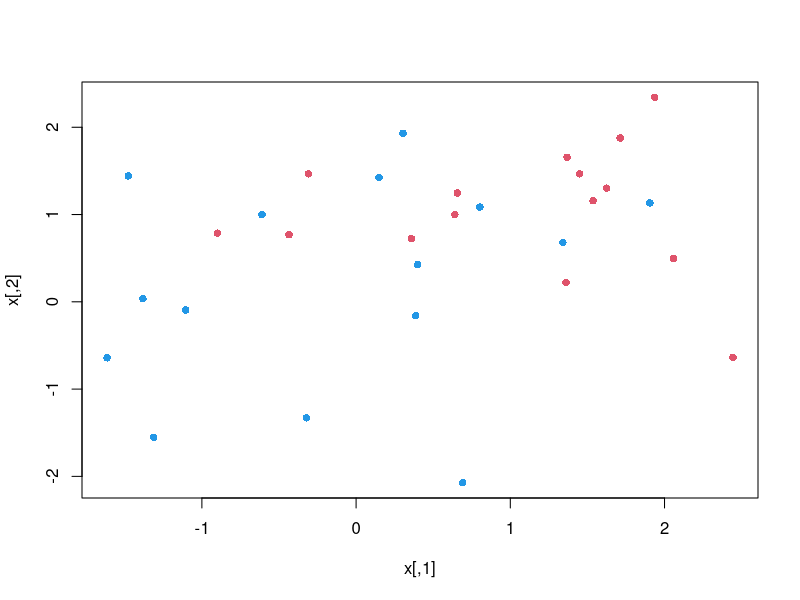
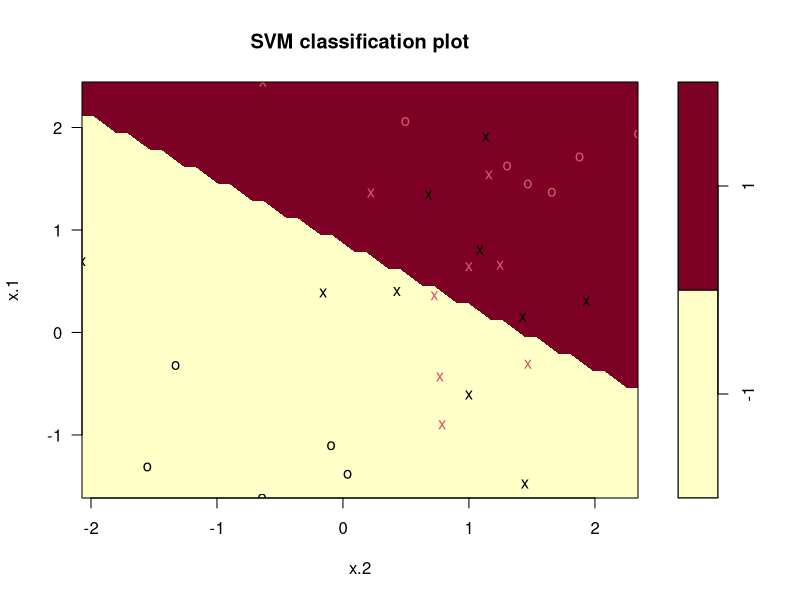
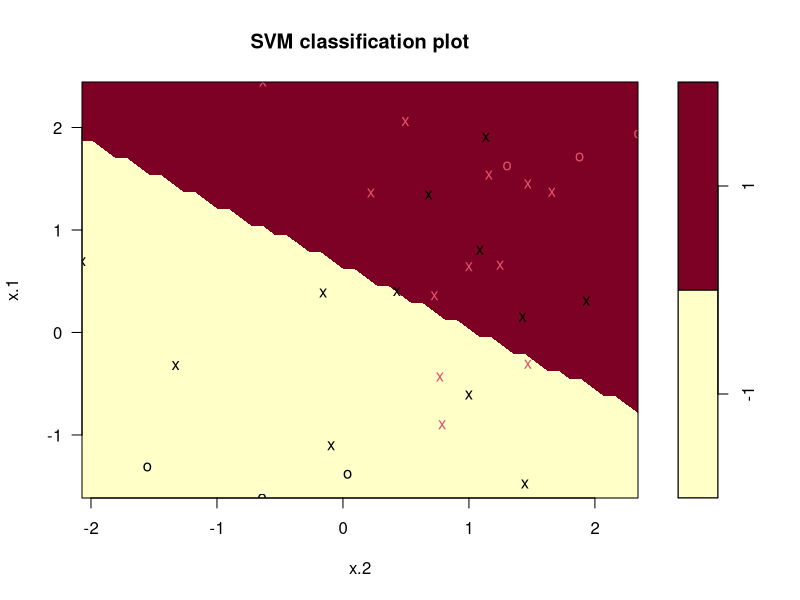
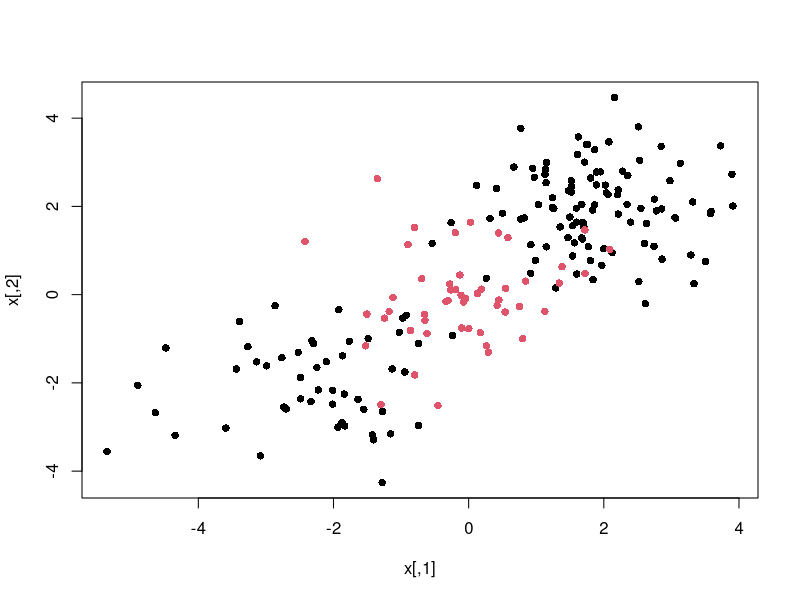
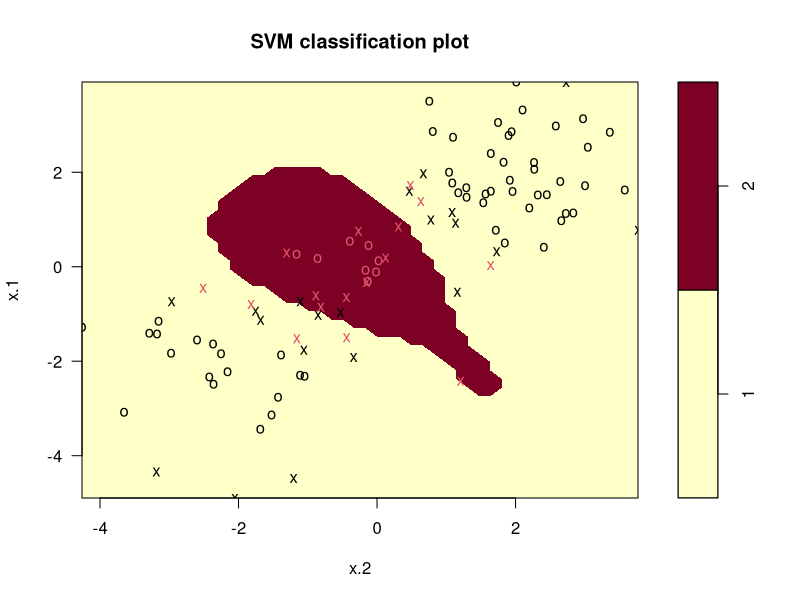
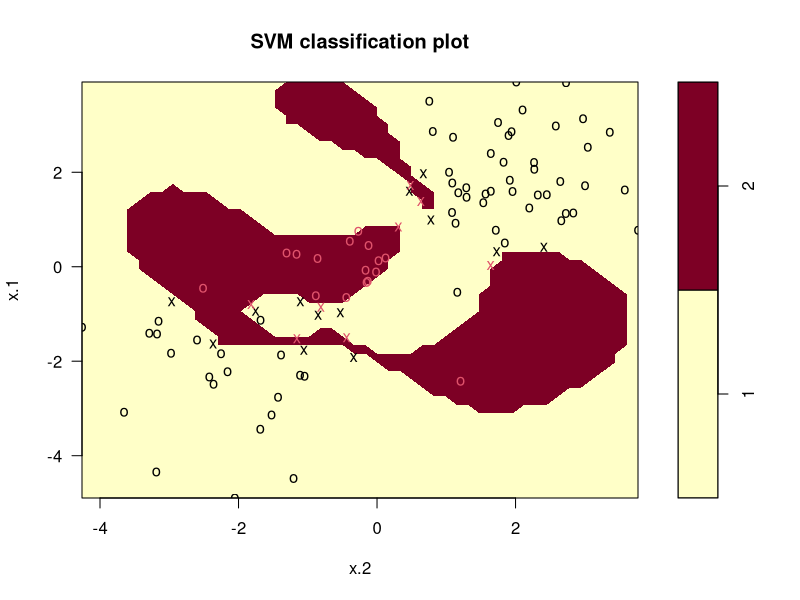

Generate these figures, in order, with R:
# Ejemplo 4. Máquinas de Vectores de Soporte

#### Clasificador de vectores de soporte

# Cargamos el paquete `e1071` para ajustar máquinas de vectores de soporte


# install.packages("e1071") para instalarlo
library(e1071) 


###
  
# Generamos observaciones correspondientes a dos clases


set.seed(754)
x <- matrix(rnorm(30*2), ncol = 2)
y <- c(rep(-1, 15), rep(1, 15))
x[y == 1, ] <- x[y == 1, ] + 1


###
  
  
plot(x, col = (3-y), pch = 16)


###
  
# Creamos un data frame con la respuesta como factor


dat <- data.frame(x = x, y = as.factor(y))
tail(dat)


###
  
# Ajustamos el clasificador de vectores de soporte con la función `svm`


svmfit <- svm(y~., data = dat, kernel = "linear", 
              cost = 10, scale = FALSE)


# Acontinuación, mostramos el clasificador de vectores de soporte junto con las
# observaciones. Los vectores de soporte se muestran como $x's$

###


plot(svmfit, dat)


###

# También podemos observar los índices (números de filas en el data frame) que 
# corresponden a vectores de soporte


svmfit$index



length(svmfit$index)


###

# Mostramos un breve resumen del ajuste

summary(svmfit)


###

# Volvemos a realizar el ajuste pero ahora con el valor del parámetro `cost = 0.1`


svmfit <- svm(y~., data = dat, kernel = "linear", 
cost = 0.1, scale = FALSE)


###


plot(svmfit, dat)


###

# Tenemos más vectores de soporte


length(svmfit$index)

svmfit$index

###

# El siguiente comando indica que queremos comparar MVS con un kernel lineal, 
# usando un rago de valores del parámetro `cost`

set.seed(524)
tune.out <- tune(svm, y~., data = dat, kernel = "linear", 
ranges = list(cost = c(0.001, 0.01, 0.1, 1, 5, 10, 100)))


###

summary(tune.out)


###

# Elegimos el mejor modelo ajustado


bestmod <- tune.out$best.model


###


summary(bestmod)


###

# Ahora consideramos un conjunto de datos de prueba


xtest <- matrix(rnorm(45*2), ncol = 2)
ytest <- sample(c(-1, 1), 45, rep = TRUE)
xtest[ytest == 1, ] <- xtest[ytest == 1, ] + 1
testdat <- data.frame(x = xtest, y = as.factor(ytest))
tail(testdat)


###

# Realizamos una clasificación usando el mejor modelo ajustado y el conjunto de
# datos de prueba. Luego, mostramos la matriz de confusión


ypred <- predict(bestmod, testdat)
table(predict = ypred, truth = testdat$y)


###

#### Máquinas de vectores de soporte

# Generamos datos con una frontera de clase no lineal


set.seed(6891)
x <- matrix(rnorm(200*2), ncol = 2)
x[1:100,] <- x[1:100,] + 2
x[101:150,] <- x[101:150,] - 2
y <- c(rep(1, 150), rep(2, 50))
dat <- data.frame(x = x, y = as.factor(y))
head(dat)


###


plot(x, col = y, pch = 16)


###

# Generamos índices para el conjunto de entrenamiento

train <- sample(200, 100)
tail(as.data.frame(train))


###

# Ajustamos una máquina de vectores de soporte con un kernel radial y valores de
# los parámetros `gamma = 1` y `cost = 1`

svmfit <- svm(y~., data = dat[train, ], 
kernel = "radial", gamma = 1, cost = 1)


###


plot(svmfit, dat[train, ])


###

summary(svmfit)

###

# Ajustamos una máquina de vectores de soporte con un kernel radial y valores de
# los parámetros `gamma = 1` y `cost = 1e5`

svmfit <- svm(y~., data = dat[train, ], 
kernel = "radial", gamma = 1, cost = 1e5)


###


plot(svmfit, dat[train, ])


###

# Ajustamos máquinas de vectores de soporte con un kernel radial para diferentes
# valores de los parámetros `cost` y `gamma`

set.seed(1980)
tune.out <- tune(svm, y~., data = dat[train, ], kernel = "radial", 
ranges = list(cost = c(0.1, 1, 10, 100, 1000), 
gamma = c(0.5, 1, 2, 3, 4)))


###

summary(tune.out)


###

# Realizamos clasificación con el mejor modelo ajustado y obtenemos la matriz de
# confusión.

table(true = dat[-train, "y"], 
pred = predict(tune.out$best.model, newdata = dat[-train,]))

